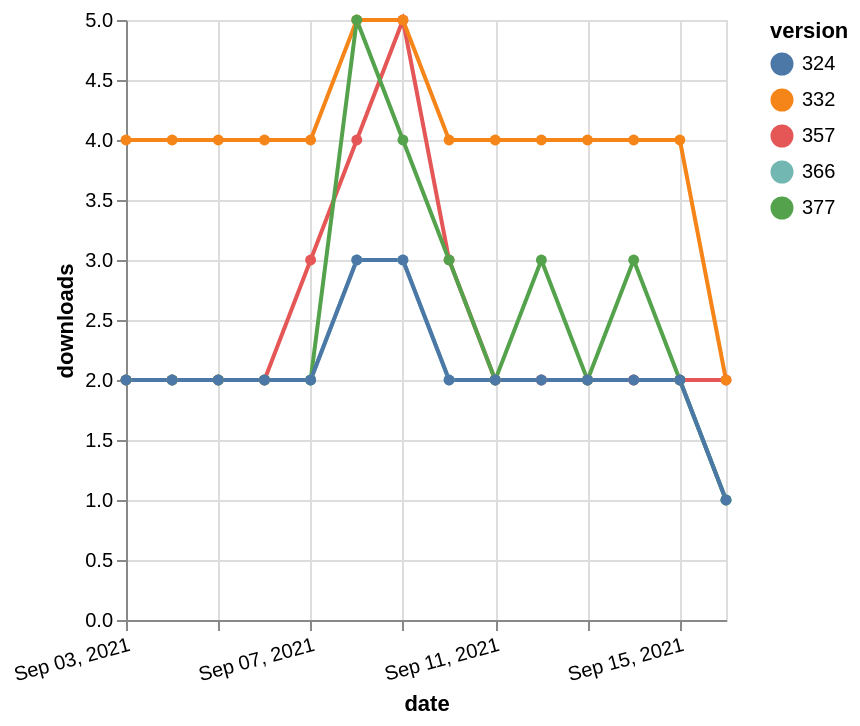

Write the Vega-Lite specification saved for this chart.
### Vega-Lite specification from a JSON file in a GitHub repository (floating-point values rounded to 4 significant figures)
{"$schema": "https://vega.github.io/schema/vega-lite/v5.json", "description": "A simple bar chart with embedded data.", "data": {"values": [{"date": "2021-09-03", "total": 2321, "delta": 2, "version": "366"}, {"date": "2021-09-04", "total": 2323, "delta": 2, "version": "366"}, {"date": "2021-09-05", "total": 2325, "delta": 2, "version": "366"}, {"date": "2021-09-06", "total": 2327, "delta": 2, "version": "366"}, {"date": "2021-09-07", "total": 2329, "delta": 2, "version": "366"}, {"date": "2021-09-08", "total": 2332, "delta": 3, "version": "366"}, {"date": "2021-09-09", "total": 2335, "delta": 3, "version": "366"}, {"date": "2021-09-10", "total": 2337, "delta": 2, "version": "366"}, {"date": "2021-09-11", "total": 2339, "delta": 2, "version": "366"}, {"date": "2021-09-12", "total": 2341, "delta": 2, "version": "366"}, {"date": "2021-09-13", "total": 2343, "delta": 2, "version": "366"}, {"date": "2021-09-14", "total": 2345, "delta": 2, "version": "366"}, {"date": "2021-09-15", "total": 2347, "delta": 2, "version": "366"}, {"date": "2021-09-16", "total": 2348, "delta": 1, "version": "366"}, {"date": "2021-09-03", "total": 2873, "delta": 2, "version": "357"}, {"date": "2021-09-04", "total": 2875, "delta": 2, "version": "357"}, {"date": "2021-09-05", "total": 2877, "delta": 2, "version": "357"}, {"date": "2021-09-06", "total": 2879, "delta": 2, "version": "357"}, {"date": "2021-09-07", "total": 2882, "delta": 3, "version": "357"}, {"date": "2021-09-08", "total": 2886, "delta": 4, "version": "357"}, {"date": "2021-09-09", "total": 2891, "delta": 5, "version": "357"}, {"date": "2021-09-10", "total": 2894, "delta": 3, "version": "357"}, {"date": "2021-09-11", "total": 2896, "delta": 2, "version": "357"}, {"date": "2021-09-12", "total": 2898, "delta": 2, "version": "357"}, {"date": "2021-09-13", "total": 2900, "delta": 2, "version": "357"}, {"date": "2021-09-14", "total": 2902, "delta": 2, "version": "357"}, {"date": "2021-09-15", "total": 2904, "delta": 2, "version": "357"}, {"date": "2021-09-16", "total": 2906, "delta": 2, "version": "357"}, {"date": "2021-09-03", "total": 4957, "delta": 4, "version": "332"}, {"date": "2021-09-04", "total": 4961, "delta": 4, "version": "332"}, {"date": "2021-09-05", "total": 4965, "delta": 4, "version": "332"}, {"date": "2021-09-06", "total": 4969, "delta": 4, "version": "332"}, {"date": "2021-09-07", "total": 4973, "delta": 4, "version": "332"}, {"date": "2021-09-08", "total": 4978, "delta": 5, "version": "332"}, {"date": "2021-09-09", "total": 4983, "delta": 5, "version": "332"}, {"date": "2021-09-10", "total": 4987, "delta": 4, "version": "332"}, {"date": "2021-09-11", "total": 4991, "delta": 4, "version": "332"}, {"date": "2021-09-12", "total": 4995, "delta": 4, "version": "332"}, {"date": "2021-09-13", "total": 4999, "delta": 4, "version": "332"}, {"date": "2021-09-14", "total": 5003, "delta": 4, "version": "332"}, {"date": "2021-09-15", "total": 5007, "delta": 4, "version": "332"}, {"date": "2021-09-16", "total": 5009, "delta": 2, "version": "332"}, {"date": "2021-09-03", "total": 2147, "delta": 2, "version": "377"}, {"date": "2021-09-04", "total": 2149, "delta": 2, "version": "377"}, {"date": "2021-09-05", "total": 2151, "delta": 2, "version": "377"}, {"date": "2021-09-06", "total": 2153, "delta": 2, "version": "377"}, {"date": "2021-09-07", "total": 2155, "delta": 2, "version": "377"}, {"date": "2021-09-08", "total": 2160, "delta": 5, "version": "377"}, {"date": "2021-09-09", "total": 2164, "delta": 4, "version": "377"}, {"date": "2021-09-10", "total": 2167, "delta": 3, "version": "377"}, {"date": "2021-09-11", "total": 2169, "delta": 2, "version": "377"}, {"date": "2021-09-12", "total": 2172, "delta": 3, "version": "377"}, {"date": "2021-09-13", "total": 2174, "delta": 2, "version": "377"}, {"date": "2021-09-14", "total": 2177, "delta": 3, "version": "377"}, {"date": "2021-09-15", "total": 2179, "delta": 2, "version": "377"}, {"date": "2021-09-16", "total": 2180, "delta": 1, "version": "377"}, {"date": "2021-09-03", "total": 2622, "delta": 2, "version": "324"}, {"date": "2021-09-04", "total": 2624, "delta": 2, "version": "324"}, {"date": "2021-09-05", "total": 2626, "delta": 2, "version": "324"}, {"date": "2021-09-06", "total": 2628, "delta": 2, "version": "324"}, {"date": "2021-09-07", "total": 2630, "delta": 2, "version": "324"}, {"date": "2021-09-08", "total": 2633, "delta": 3, "version": "324"}, {"date": "2021-09-09", "total": 2636, "delta": 3, "version": "324"}, {"date": "2021-09-10", "total": 2638, "delta": 2, "version": "324"}, {"date": "2021-09-11", "total": 2640, "delta": 2, "version": "324"}, {"date": "2021-09-12", "total": 2642, "delta": 2, "version": "324"}, {"date": "2021-09-13", "total": 2644, "delta": 2, "version": "324"}, {"date": "2021-09-14", "total": 2646, "delta": 2, "version": "324"}, {"date": "2021-09-15", "total": 2648, "delta": 2, "version": "324"}, {"date": "2021-09-16", "total": 2649, "delta": 1, "version": "324"}]}, "width": "container", "mark": {"type": "line", "point": {"filled": true}}, "encoding": {"x": {"field": "date", "type": "temporal", "timeUnit": "yearmonthdate", "title": "date", "axis": {"labelAngle": -15}}, "y": {"field": "delta", "type": "quantitative", "title": "downloads"}, "color": {"field": "version", "type": "nominal"}, "tooltip": {"field": "delta"}}}
